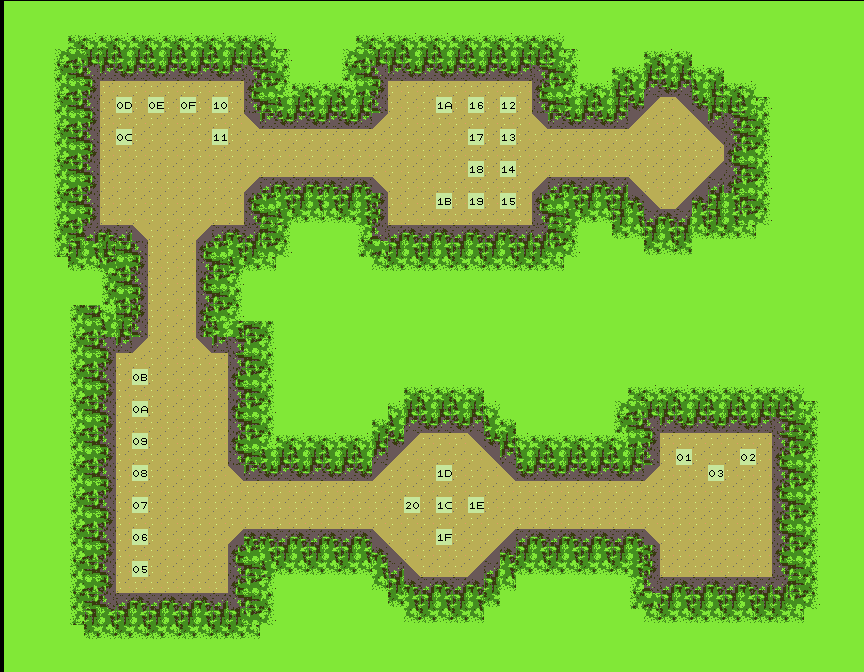

Below is a game level as drawn by its tile map, then a one-line description and the .tmx that defines it (tile-layer data replaced by summaries):
An orthogonal 54x42 tile map with 16x16 px tiles, 1 tile layer (tiles), 2 tilesets.

<map version="1.4" tiledversion="1.4.2" orientation="orthogonal" renderorder="right-down" width="54" height="42" tilewidth="16" tileheight="16" infinite="0" nextlayerid="2" nextobjectid="1">
 <editorsettings>
  <chunksize width="5" height="16" />
  <export target="map_tutorial.json" format="json" />
 </editorsettings>
 <tileset firstgid="1" source="tileset_crawdad.tsx" />
 <tileset firstgid="257" source="newtileset.tsx" />
 <layer id="1" name="tiles" width="54" height="42" offsetx="4.5" offsety="1">
  <data>[2268 cells, 2268 non-empty, 61 distinct tile ids]</data>
 </layer>
</map>